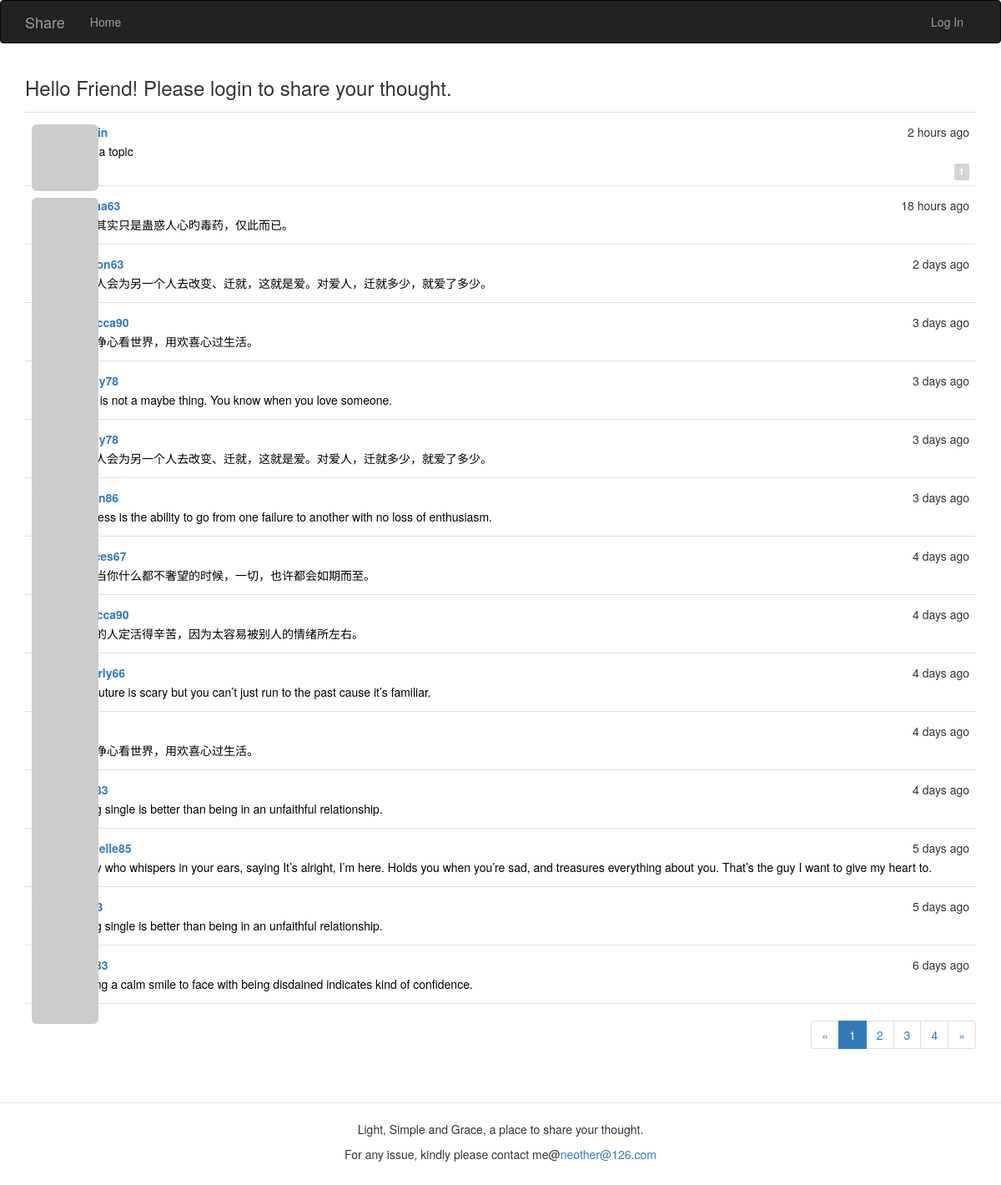
The page / on the database its author committed.
### app/models.py (models this page shows, shortened)
class Post(db.Model):
    __tablename__ = 'posts'
    id = db.Column(db.Integer, primary_key=True)
    body = db.Column(db.Text)
    timestamp = db.Column(db.DateTime, index=True, default=datetime.utcnow)
    author_id = db.Column(db.Integer, db.ForeignKey('users.id'))
    body_html = db.Column(db.Text)
    comments = db.relationship('Comment', backref='post', lazy='dynamic')
    Top = db.Column(db.Integer, default=0)
    topic = db.Column(db.String(128))

class User(UserMixin, db.Model):
    __tablename__ = 'users'
    id = db.Column(db.Integer, primary_key=True)
    email = db.Column(db.String(64), unique=True, index=True)
    username = db.Column(db.String(64), unique=True, index=True)
    password_hash = db.Column(db.String(128))
    role_id = db.Column(db.Integer, db.ForeignKey('roles.id'))
    confirmed = db.Column(db.Boolean, default=False)
    location = db.Column(db.String(64))
    about_me = db.Column(db.Text())
    member_since = db.Column(db.DateTime(), default=datetime.utcnow)
    last_seen = db.Column(db.DateTime(), default=datetime.utcnow)
    avatar_hash = db.Column(db.String(32))
    posts = db.relationship('Post', backref='author',
                            lazy='dynamic', cascade='all, delete-orphan')
    comments = db.relationship('Comment', backref='author', lazy='dynamic')
    followed = db.relationship('Follow', foreign_keys=[Follow.follower_id], backref=db.backref(
        'follower', lazy='joined'), lazy='dynamic', cascade='all, delete-orphan')
    followers = db.relationship('Follow', foreign_keys=[Follow.followed_id], backref=db.backref(
        'followed', lazy='joined'), lazy='dynamic', cascade='all, delete-orphan')
    @property
    def password(self):
        raise AttributeError('password is not a readable attribute')
    def gravatar_hash(self):
        return hashlib.md5(self.email.lower().encode('utf-8')).hexdigest()
    def gravatar(self, size=100, default='identicon', rating='g'):
        url = 'https://secure.gravatar.com/avatar'
        hash = self.avatar_hash or self.gravatar_hash()
        return '{url}/{hash}?s={size}&d={default}&r={rating}'.format(
            url=url, hash=hash, size=size, default=default, rating=rating)

### app/main/views.py (the view, shortened to what this page needs)
@main.route('/', methods=['GET', 'POST'])
def index():
    form = PostForm()
    page = request.args.get('page', 1, type=int)
    pagination = Post.query.order_by(Post.Top.desc(), Post.timestamp.desc()).paginate(
        page, per_page=current_app.config['FLASKY_POSTS_PER_PAGE'],
        error_out=False)
    posts = pagination.items
    return render_template('index.html', form=form, posts=posts,
                           pagination=pagination)

### app/auth/views.py (called while the page is built)
@auth.before_app_request
def before_request():
    if current_user.is_authenticated:
        current_user.ping()
        if not current_user.confirmed \
                and request.blueprint != 'auth' \
                and request.endpoint != 'static':
            return redirect(url_for('auth.unconfirmed'))

### app/main/__init__.py (called while the page is built)
@main.app_context_processor
def inject_permissions():
    return dict(Permission=Permission)

### app/models.py (called while the page is built)
    def can(self, permissions):
        return False

### app/templates/index.html (shortened to what this page needs)
{% extends "base.html" %}
{% import "bootstrap/wtf.html" as wtf %}
{% import "_macros.html" as macros %}
{% block page_content %}
        <h3>Hello {% if current_user.is_authenticated %}
                            {{ current_user.username }}!
                        {% else %}
                            Friend! Please login to share your thought.
                        {% endif %}</h3>
    {% include '_topic.html' %}
    {% if pagination %}
        <div class="pagination">
            {{ macros.pagination_widget(pagination, '.index') }}
        </div>
    {% endif %}
{% endblock %}

### app/templates/_topic.html (shortened to what this page needs)
<ul class="posts">
    {% for post in posts %}
        <li class="post">
            <div class="profile-thumbnail">
                <a href="{{ url_for('.user',username=post.author.username)}}">
                    <img class="img-rounded profile-thumbnail"
                    src="{{ post.author.gravatar(size=40) }}">
                </a>
            </div>
            <div class="post-content">
                <div class="post-date">{{ moment(post.timestamp).fromNow() }}</div>
                <div class="post-author">
                    <a href="{{ url_for('.user',username=post.author.username)}}">
                        {{ post.author.username }}
                    </a>
                </div>
                <div class="post-body">
                    <a style="color:black" href="{{ url_for('.post', id=post.id) }}">
                               {{ post.topic }}</a>
                </div>
                <div class="post-footer">
                        {% if post.comments.count() != 0 %}
                            <a href="{{ url_for('.post', id=post.id) }}#comments">
                                <span class="label label-default">{{post.comments.count()}}</span></a>
                                {% endif %}
                                </div>
                            </div>
                        </li>
                    {% endfor %}
                </ul>

### app/static/styles.css (style rules this page uses)
.profile-thumbnail { margin-top: 3px; position: absolute; }
ul.posts { list-style-type: none; padding: 0px; margin: 16px 0px 0px 0px; border-top: 1px solid #e0e0e0; }
ul.posts li.post { padding: 8px; border-bottom: 1px solid #e0e0e0; }
div.post-date { float: right; }
div.post-author { font-weight: bold; }
div.post-content { margin-top: 5px; margin-left: 48px; min-height: 48px; }
div.post-footer { text-align: right; }
div.pagination { width: 100%; text-align: right; padding: 0px; margin: 0px; }
.post-body { margin-top: 3px; text-align: left; height:1.6em; overflow: hidden; text-overflow: ellipsis; display: -webkit-box; -webkit-line-clamp: 1; -webkit-box-orient: vertical; }
.label-default { background-color: #D5D5D5; }

### rows shown on the page
Post: timestamp "2 hours ago", topic "this sa topic", comments.count "1"
Post: timestamp "18 hours ago", topic "誓言其实只是蛊惑人心旳毒药，仅此而已。"
Post: timestamp "2 days ago", topic "一个人会为另一个人去改变、迁就，这就是爱。对爱人，迁就多少，就爱了多少。"
Post: timestamp "3 days ago", author.username "rebecca90", topic "以清净心看世界，用欢喜心过生活。"
Post: timestamp "3 days ago", topic "Love is not a maybe thing. You know when you love someone."
Post: timestamp "3 days ago", topic "一个人会为另一个人去改变、迁就，这就是爱。对爱人，迁就多少，就爱了多少。"
Post: timestamp "3 days ago", topic "Success is the ability to go from one failure to another with no loss of enthusiasm."
Post: timestamp "4 days ago", author.username "frances67", topic "只有当你什么都不奢望的时候，一切，也许都会如期而至。"
Post: timestamp "4 days ago", author.username "rebecca90", topic "多心的人定活得辛苦，因为太容易被别人的情绪所左右。"
Post: timestamp "4 days ago", author.username "beverly66", topic "The future is scary but you can’t just run to the past cause it’s familiar."
Post: timestamp "4 days ago", topic "以清净心看世界，用欢喜心过生活。"
Post: timestamp "4 days ago", topic "Being single is better than being in an unfaithful relationship."
Post: timestamp "5 days ago", author.username "michelle85", topic "A guy who whispers in your ears, saying It’s alright, I’m here. Holds you when you’re sad, and treasures everything about you. That’s the guy I want to give my heart to."
Post: timestamp "5 days ago", topic "Being single is better than being in an unfaithful relationship."
Post: timestamp "6 days ago", topic "Having a calm smile to face with being disdained indicates kind of confidence."

### other values the page prints
{{ p }} "1"
{{ p }} "2" "3" "4"
